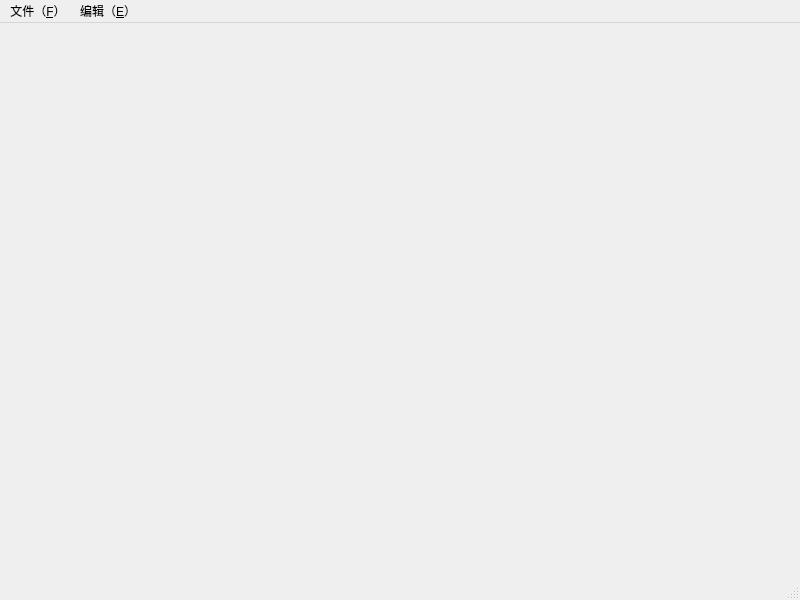
<?xml version="1.0" encoding="UTF-8"?>
<ui version="4.0">
 <class>MainWindow</class>
 <widget class="QMainWindow" name="MainWindow">
  <property name="geometry">
   <rect>
    <x>0</x>
    <y>0</y>
    <width>800</width>
    <height>600</height>
   </rect>
  </property>
  <property name="windowTitle">
   <string>MainWindow</string>
  </property>
  <widget class="QWidget" name="centralwidget"/>
  <widget class="QMenuBar" name="menubar">
   <property name="geometry">
    <rect>
     <x>0</x>
     <y>0</y>
     <width>800</width>
     <height>21</height>
    </rect>
   </property>
   <widget class="QMenu" name="menu_F">
    <property name="title">
     <string>文件（&amp;F）</string>
    </property>
    <addaction name="fileOpenAction"/>
    <addaction name="fileCreateAction"/>
    <addaction name="fileCloseAction"/>
   </widget>
   <widget class="QMenu" name="menu_E">
    <property name="title">
     <string>编辑（&amp;E）</string>
    </property>
   </widget>
   <addaction name="menu_F"/>
   <addaction name="menu_E"/>
  </widget>
  <widget class="QStatusBar" name="statusbar"/>
  <action name="fileOpenAction">
   <property name="text">
    <string>打开</string>
   </property>
   <property name="shortcut">
    <string>Ctrl+O</string>
   </property>
  </action>
  <action name="fileCreateAction">
   <property name="text">
    <string>新建</string>
   </property>
   <property name="shortcut">
    <string>Ctrl+N</string>
   </property>
  </action>
  <action name="fileCloseAction">
   <property name="text">
    <string>关闭</string>
   </property>
   <property name="shortcut">
    <string>Ctrl+C</string>
   </property>
  </action>
  <action name="addWinAction">
   <property name="checkable">
    <bool>true</bool>
   </property>
   <property name="checked">
    <bool>true</bool>
   </property>
   <property name="enabled">
    <bool>true</bool>
   </property>
   <property name="text">
    <string>添加窗体</string>
   </property>
  </action>
 </widget>
 <resources/>
 <connections/>
</ui>
